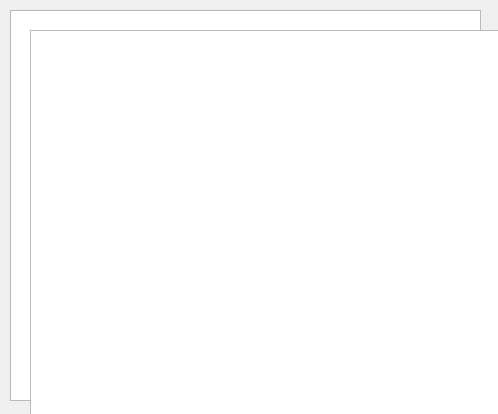
<?xml version="1.0" encoding="UTF-8"?>
<ui version="4.0">
 <class>AvailableItems</class>
 <widget class="QDialog" name="AvailableItems">
  <property name="geometry">
   <rect>
    <x>0</x>
    <y>0</y>
    <width>498</width>
    <height>414</height>
   </rect>
  </property>
  <property name="windowTitle">
   <string>Stock Report</string>
  </property>
  <widget class="QTableView" name="tableView">
   <property name="geometry">
    <rect>
     <x>10</x>
     <y>10</y>
     <width>471</width>
     <height>391</height>
    </rect>
   </property>
  </widget>
  <widget class="QTableView" name="tableView_2">
   <property name="geometry">
    <rect>
     <x>30</x>
     <y>30</y>
     <width>471</width>
     <height>391</height>
    </rect>
   </property>
  </widget>
 </widget>
 <resources/>
 <connections/>
</ui>
